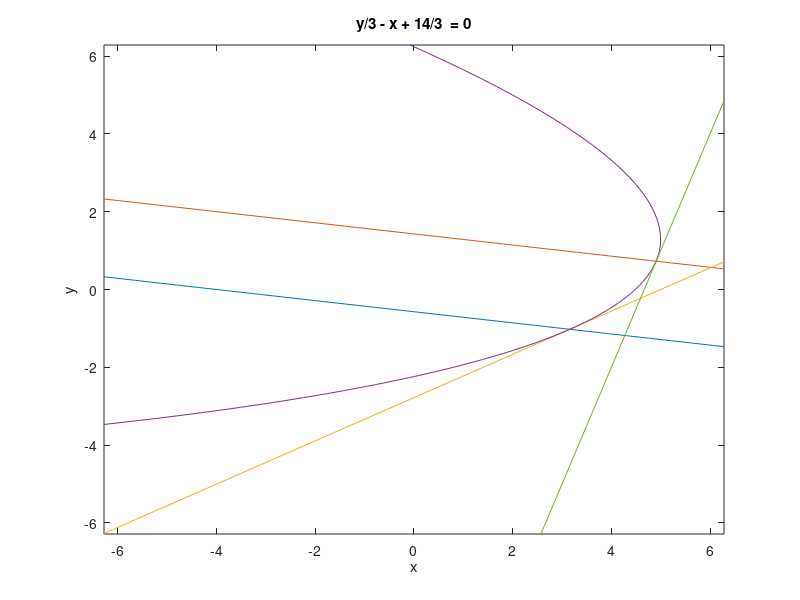

The MATLAB script that drew this image: (Note: this script raises an error after producing the figure.)
ezplot('- x - 7*y - 4 ')
hold on
ezplot('x + 7*y - 10 ')
hold on
ezplot('(9*y)/5 - x + 5 ')
hold on
ezplot('148*x - 196*y + (x + 7*y)^2 - 684 ')
hold on
ezplot('y/3 - x + 14/3 ')
hold on

s2/3 - s1 + 14/3
return



ezplot('- y - 4 +0*x ')
hold on
ezplot('x + (5*y)/9 + 20/9 ')
hold on
ezplot('x + 3*y - 10 ')
hold on
ezplot('x - (6*y)/7 + 11/7  ')
hold on
ezplot('x - y/7 - 4/7')
hold on
ezplot('- x - 5 +0*y')
hold on
%return
%ezplot('-x + y ')
hold on
return
ezplot('-x -3 + y ')
hold on
ezplot('-x^2 +1 +  y ')
hold on
ezplot('-x^2 -1 + y ')
hold on
return
ezplot('x + y ')
hold on
ezplot('(5*y)/4 - x + 25/4')
hold on
ezplot('- x - (3*y)/2 - 3/2')
hold on
ezplot('27*x - (51*y)/2 + (x + (3*y)/2)^2 - 591/4 ')
hold on
ezplot('(9*y)/2 - 3*x + (x + (3*y)/2)^2 + 9/4')
hold on
return


(9*y)/2 - 3*x + (x + (3*y)/2)^2 + 9/4 <= 0 


ezplot('x+y-1')
hold on
ezplot('-x-y')
hold on
ezplot('y/3 - x - 1/6')
hold on
ezplot('x - (5*y)/4 - 25/4')
hold on
ezplot('(x + y)^2 - 8*x ')

hold on
ezplot('7*x - 5*y - 25')
hold on

return
ezplot('x + y - 1  ')
hold on
ezplot('- x - y  ')

hold on
ezplot('x - y/3 + 1/6 ')
hold on
ezplot('y - x - 1  ')
hold on
ezplot('(x + y)^2 - 8*x  ')
hold on
ezplot('18*y - 18*x - (x + y)^2 + 99  ')


hold on
return



return
%ezplot('-y')
%ezplot("-y")
%hold on
ezplot('log(abs(x))/log(exp(1))')
return
ezplot('x^2*(ln(abs(y)+0.5))'  )
return
%ezplot('exp(-x^2)',[-1,1]  )
%ezplot('sin(x)' ,[-1,1] )
ezplot('abs(x*y)'  )

hold on

%ezplot('x - 1' ) 
%hold on
ezplot('x - y'  )

hold on
ezplot('(2*y)/3 - x - 1') 
hold on
ezplot('- x - (2*y)/3' )
hold on
ezplot('6^(1/2)/4 - (6^(1/2)*x)/2 - y + 7/8'  )
hold on
ezplot('y + (6^(1/2)*x)/2 - 3/8' )
hold on
return
ezplot("x - y")
hold on

ezplot("-3*x + 2*y -3")
hold on
ezplot("x + y")
hold on
ezplot("x + y-2")
hold on
ezplot("x + 3*y/2+3/2")
hold on
ezplot("x + 3*y/2-9/2")
hold on
return
ezplot("3*x + 2*y")
hold on
return
ezplot('s2/2 - s1/2 - (s1 + s2)^2/36 + 11/4')
hold on
ezplot('(27*s1)/44 - (51*s2)/88 + (s1 + (3*s2)/2)^2/44 - 591/176')
hold on
return

(27*s1)/44 - (51*s2)/88 + (s1 + (3*s2)/2)^2/44 - 591/176 
s2/2 - s1/2 - (s1 + s2)^2/36 + 11/4 
(51*s2)/88 - (27*s1)/44 - (s1 + (3*s2)/2)^2/44 + 591/176 <= 0

%ezplot('x-y-2')
%hold on
%ezplot('-x+y')
%hold on
ezplot('8*x-(x+y)^2')
hold on
ezplot("x-y+1")
%ezplot("y-1")
hold on
ezplot("y+x-2")
hold on
ezplot("y+x")
hold on
